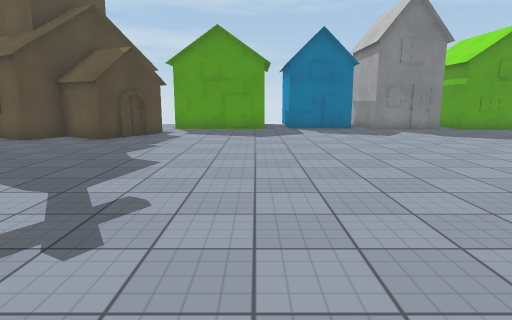
View 1 (above)

17 first-person views from a walk through a 3-D level made in the Unity game engine. The camera is 1.4 m above the floor, tilts 10° down and sees 75° across. The floor is counted in squares, 1 m on a side. Each view is taken from the middle of a square. On the plan, view 1 faces up. The plan holds only what a view shows up to about 15 squares ahead; the rest is blank. The place goes on beyond the plan. The player is left out. Surface patterns are stand-ins for the level's own textures.

View 2
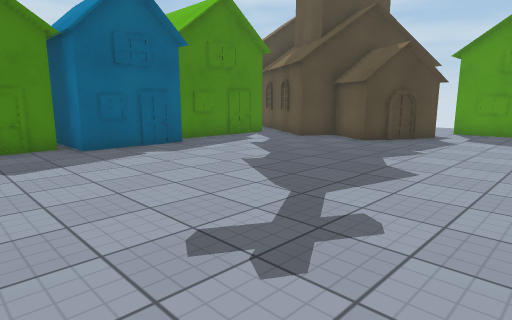

View 3
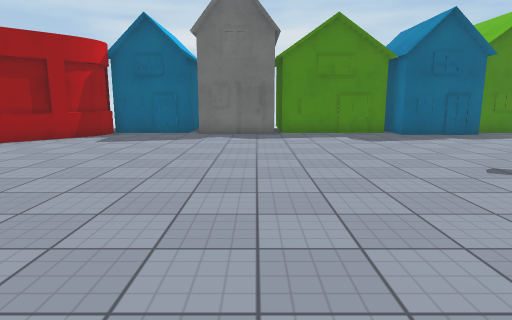

View 4
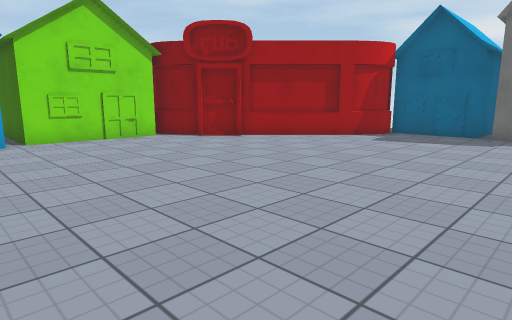

View 5
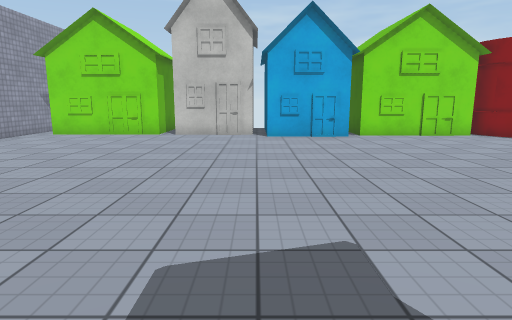

View 6
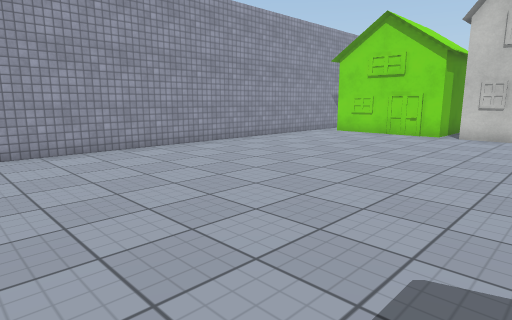

View 7
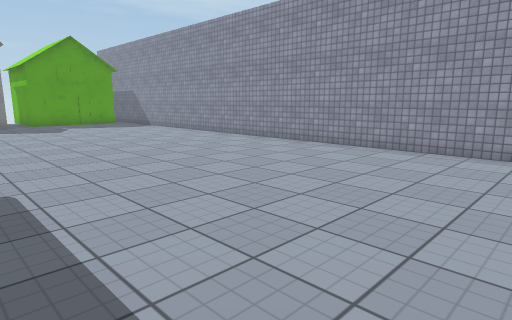

View 8
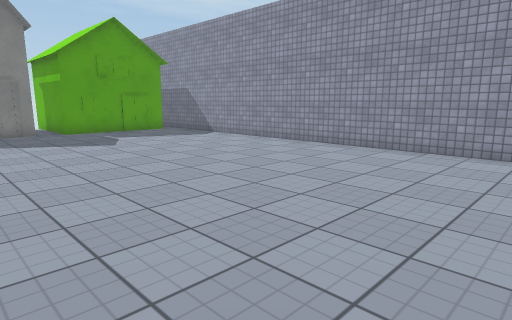

View 9
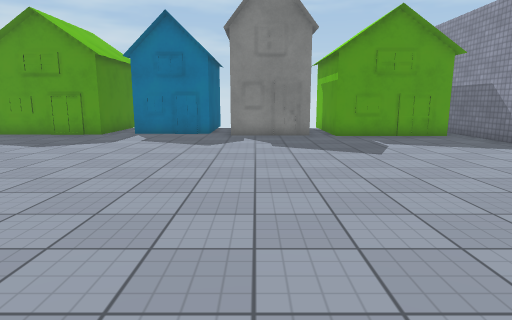

View 10
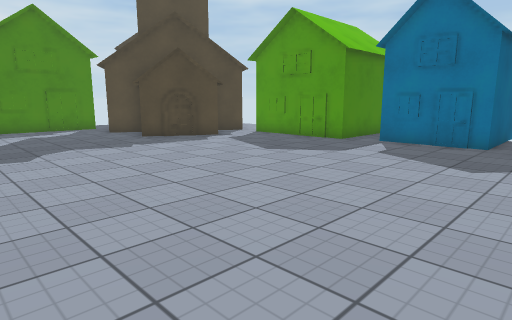

View 11
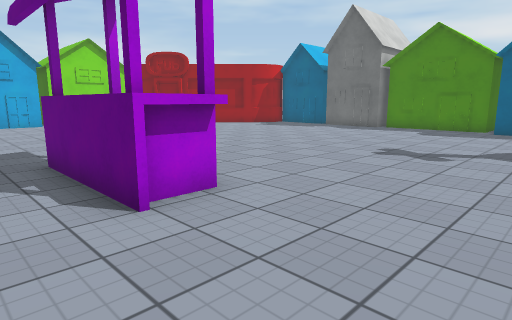

View 12
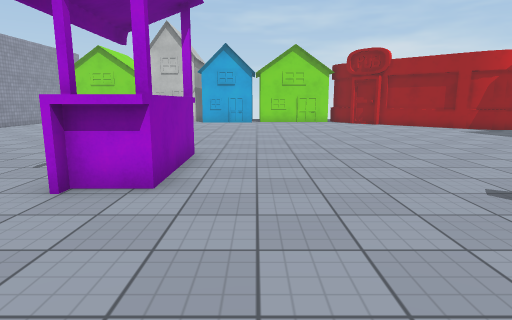

View 13
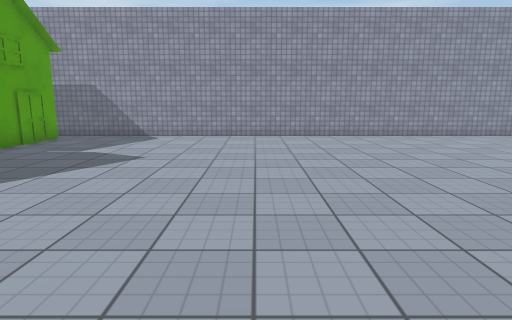

View 14
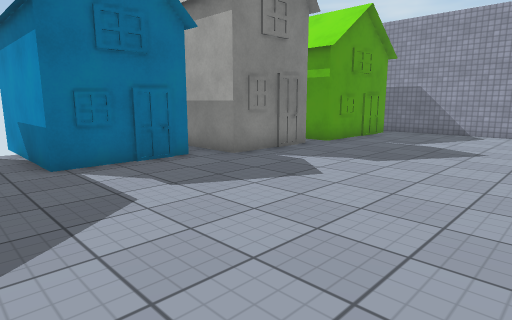

View 15
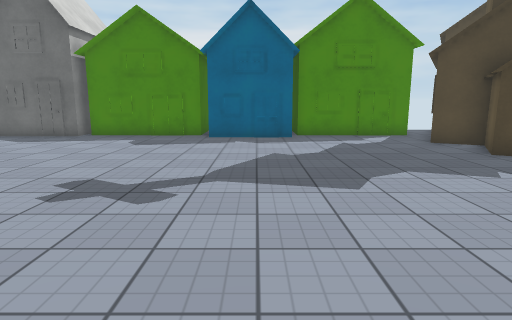

View 16
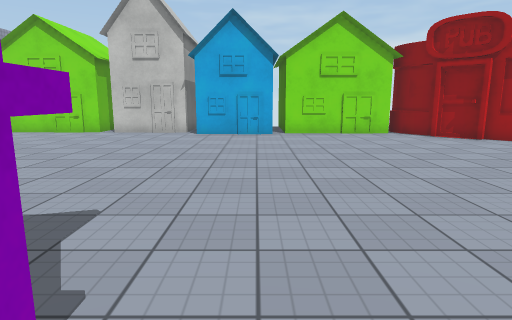

View 17
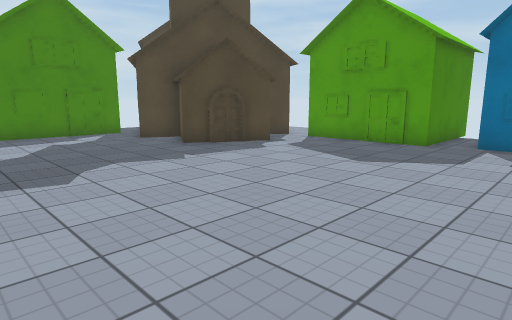

### Floor plan
Key: @ floor where view 1 was taken; # wall or solid block; . floor; ^ raised ledge; O other object.
Columns run from 12 left of view 1 to 16 right of it. Each row starts with its distance up from view 1.
 21             # #
 20             #.#  #
 19             #.#  ##
 18             #.#####
 17       #######.....###########
 16        .....................#
 15        #....................#
 14        #....................#
 13  #######....................#
 12  #.##.......................#
 11  O..........................#
 10  #..........................#
  9  #..........................#
  8 ##..........................#
  7   O.........................#
  6   #.........................#
  5   #.........................#
  4 ###.........................#
  3  #..............^^..........#
  2  O..............^^..........#
  1  #..............^^..........#
  0  #..........@...^^..........#
 -1 ##..............^^..........#
 -2  #O.........................#
 -3  #..........................#
 -4  O..........................#
 -5 ##..........................#
 -6  O..........................#
 -7  #..........................#
 -8  ##.........................#
 -9  ###........................#
-10    ##.......................#
-11     ##......................#
-12      ###....................#
-13        ##...................#
-14         #......OO#..........#
-15         ##O####  ##O##.O###.#
-16         ##        #  ##     #

Positions as (right, up) in squares from view 1, and headings:
1: (0, 0), facing up
2: (0, 1), facing up-left
3: (4, -2), facing left
4: (4, -2), facing down-left
5: (6, -1), facing down
6: (6, -1), facing down-right
7: (6, -5), facing up-right
8: (6, 1), facing up-right
9: (7, 3), facing up
10: (7, 6), facing up-left
11: (7, 7), facing down-left
12: (2, 8), facing down
13: (2, 9), facing right
14: (0, 10), facing up-right
15: (3, 6), facing left
16: (3, 0), facing down
17: (4, 6), facing up-left
